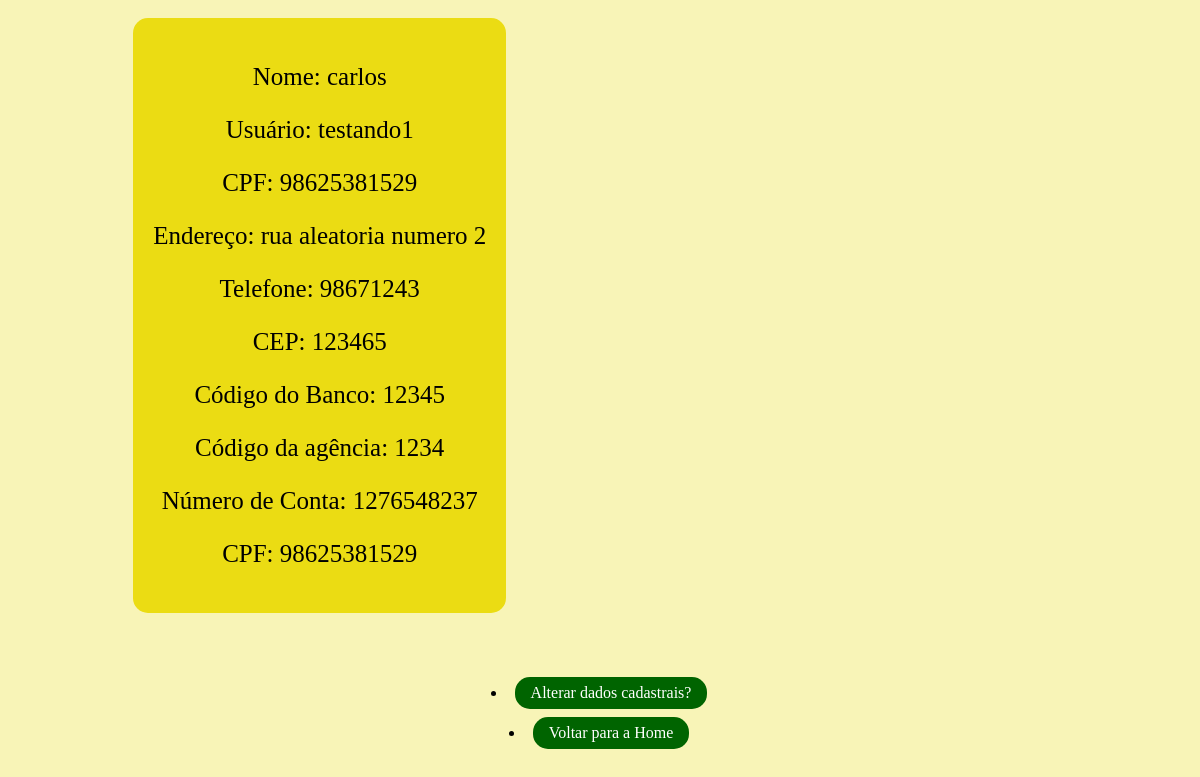
/meu_cadastro/ (signed in), run on the app's committed database.
### home/models.py (models this page shows)
class AdvancedUserRegistration(models.Model):
    usuario = models.ForeignKey(User, null=True, on_delete=models.SET_NULL)
    nome = models.CharField(max_length=155)
    endereco = models.CharField(max_length=255)
    telefone = models.CharField(max_length=20)
    cep = models.CharField(max_length=9)
    cod_banco = models.DecimalField(decimal_places=0,max_digits=7)
    cod_agencia = models.DecimalField(decimal_places=0,max_digits=6)
    numero_de_conta = models.DecimalField(decimal_places=0,max_digits=30)
    cpf = models.DecimalField(decimal_places=0,max_digits=11)
    def __str__(self):
        return self.nome

### home/views.py (the view)
# urls.py: path('meu_cadastro/', views.meu_cadastro, name="meu_cadastro"),
def meu_cadastro(request):
    try:
        meu_cadastro = AdvancedUserRegistration.objects.get(usuario = request.user)
    except AdvancedUserRegistration.DoesNotExist:
        meu_cadastro = None
    print(meu_cadastro)
    context = { 'cadastro':meu_cadastro }
    return render(request, 'meu_cadastro.html', context)

### templates/meu_cadastro.html (shortened to what this page needs)
{% extends 'layout_produtos.html' %}
{% block content %}
{% if cadastro != None %}
  <div class="grid-container">
    <div class="grid-item">
        <p>Nome: {{ cadastro.nome }}</p>
        <p>Usuário: {{ cadastro.usuario }}</p>
        <p>CPF: {{ cadastro.cpf }}</p>
        <p>Endereço: {{ cadastro.endereco }}</p>
        <p>Telefone: {{ cadastro.telefone }}</p>
        <p>CEP: {{ cadastro.cep }}</p>
        <p>Código do Banco: {{ cadastro.cod_banco }}</p>
        <p>Código da agência: {{ cadastro.cod_agencia }}</p>
        <p>Número de Conta: {{ cadastro.numero_de_conta }}</p>
        <p>CPF: {{ cadastro.cpf }}</p>
    </div>
  </div>
  <div id="compra">
    <li><a href="alterar_dados/" class="button">Alterar dados cadastrais?</a></li>
    <li><a href="/home" class="button">Voltar para a Home</a></li>
  </div>
{% else %}
  <div id="compra">
    <li><a href="/register/advanced_register" class="button">Por favor, termine o seu cadastro para poder prosseguir nesta página!</a></li>
  </div>
{% endif %}
{% endblock %}

### templates/layout_produtos.html (style rules this page uses)
body { background-color: rgba(235, 220, 19, 0.3); }
#compra { margin-top: 50px; text-align: center; }
.grid-container { display: grid; justify-content: space-around; grid-template-columns: auto auto auto; padding: 10px; grid-column-gap: 50px; grid-row-gap: 50px; }
.grid-item { background-color: #ebdc13; padding: 20px; font-size: 25px; text-align: center; border-radius:15px; }
.button { background-color: #006400; border-radius:15px; border: none; color: white; padding: 7px 16px; text-align: center; text-decoration: none; display: inline-block; font-size: 16px; margin: 4px 2px; cursor: pointer; }

### data on the page
AdvancedUserRegistration: nome "carlos", usuario "testando1", cpf "98625381529", endereco "rua aleatoria numero 2", telefone "98671243", cep "123465", cod_banco "12345", cod_agencia "1234", numero_de_conta "1276548237"
